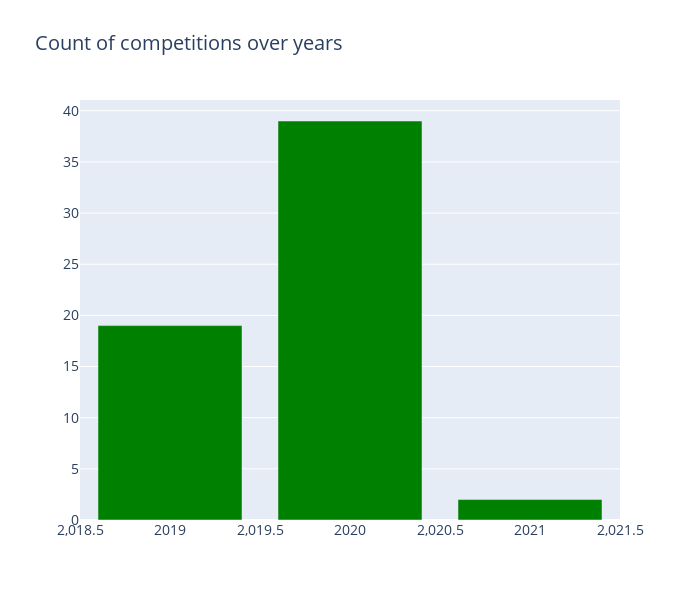

Notebook source saved alongside this figure:
### Code cell
def scatter_plot(cnt_srs, color):
    trace = go.Scatter(
        x=cnt_srs.index[::-1],
        y=cnt_srs.values[::-1],
        showlegend=False,
        marker=dict(
            color=color,
        ),
    )
    return trace

cnt_df = temp_df.groupby('DeadlineYear')['PrivateLeaderboardRank'].agg(["size", "mean", "min"])
cnt_srs = cnt_df["size"]
cnt_srs = cnt_srs.sort_index()
trace = go.Bar(
    x=cnt_srs.index,
    y=cnt_srs.values,
    marker=dict(color="green",),
)

layout = go.Layout(
    title='Count of competitions over years',
    font=dict(size=14),
    width=700,
    height=600,
)

data = [trace]
fig = go.Figure(data=data, layout=layout)
py.iplot(fig, filename="TargetCount")

### Figure 1 — Plotly figure (JSON) as saved in the notebook; plotly's stock layout.template omitted (floating-point values rounded to 4 significant figures)
{"data": [{"marker": {"color": "green"}, "type": "bar", "x": [2019, 2020, 2021], "y": [19, 39, 2]}], "layout": {"font": {"size": 14}, "height": 600, "title": {"text": "Count of competitions over years"}, "width": 700}}
